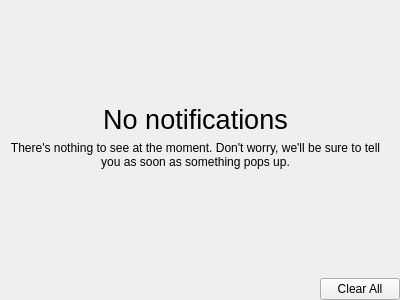
<?xml version="1.0" encoding="UTF-8"?>
<ui version="4.0">
 <class>NotificationsWidget</class>
 <widget class="QWidget" name="NotificationsWidget">
  <property name="geometry">
   <rect>
    <x>0</x>
    <y>0</y>
    <width>400</width>
    <height>300</height>
   </rect>
  </property>
  <property name="windowTitle">
   <string notr="true">Form</string>
  </property>
  <layout class="QVBoxLayout" name="verticalLayout">
   <property name="leftMargin">
    <number>0</number>
   </property>
   <property name="topMargin">
    <number>0</number>
   </property>
   <property name="rightMargin">
    <number>0</number>
   </property>
   <property name="bottomMargin">
    <number>0</number>
   </property>
   <item>
    <widget class="QScrollArea" name="scrollArea">
     <property name="frameShape">
      <enum>QFrame::NoFrame</enum>
     </property>
     <property name="horizontalScrollBarPolicy">
      <enum>Qt::ScrollBarAlwaysOff</enum>
     </property>
     <property name="widgetResizable">
      <bool>true</bool>
     </property>
     <widget class="QWidget" name="notificationGroups">
      <property name="geometry">
       <rect>
        <x>0</x>
        <y>0</y>
        <width>400</width>
        <height>267</height>
       </rect>
      </property>
      <layout class="QVBoxLayout" name="verticalLayout_2">
       <property name="leftMargin">
        <number>0</number>
       </property>
       <property name="topMargin">
        <number>0</number>
       </property>
       <property name="rightMargin">
        <number>9</number>
       </property>
       <property name="bottomMargin">
        <number>0</number>
       </property>
       <item>
        <spacer name="verticalSpacer_2">
         <property name="orientation">
          <enum>Qt::Vertical</enum>
         </property>
         <property name="sizeHint" stdset="0">
          <size>
           <width>20</width>
           <height>0</height>
          </size>
         </property>
        </spacer>
       </item>
       <item>
        <widget class="QFrame" name="noNotificationsFrame">
         <property name="frameShape">
          <enum>QFrame::NoFrame</enum>
         </property>
         <property name="frameShadow">
          <enum>QFrame::Raised</enum>
         </property>
         <layout class="QVBoxLayout" name="verticalLayout_3">
          <item>
           <widget class="QLabel" name="label">
            <property name="font">
             <font>
              <pointsize>20</pointsize>
             </font>
            </property>
            <property name="text">
             <string>No notifications</string>
            </property>
            <property name="alignment">
             <set>Qt::AlignCenter</set>
            </property>
           </widget>
          </item>
          <item>
           <widget class="QLabel" name="label_2">
            <property name="text">
             <string>There's nothing to see at the moment. Don't worry, we'll be sure to tell you as soon as something pops up.</string>
            </property>
            <property name="alignment">
             <set>Qt::AlignCenter</set>
            </property>
            <property name="wordWrap">
             <bool>true</bool>
            </property>
           </widget>
          </item>
         </layout>
        </widget>
       </item>
       <item>
        <spacer name="verticalSpacer">
         <property name="orientation">
          <enum>Qt::Vertical</enum>
         </property>
         <property name="sizeHint" stdset="0">
          <size>
           <width>20</width>
           <height>0</height>
          </size>
         </property>
        </spacer>
       </item>
      </layout>
     </widget>
    </widget>
   </item>
   <item>
    <layout class="QHBoxLayout" name="horizontalLayout">
     <item>
      <spacer name="horizontalSpacer">
       <property name="orientation">
        <enum>Qt::Horizontal</enum>
       </property>
       <property name="sizeHint" stdset="0">
        <size>
         <width>40</width>
         <height>20</height>
        </size>
       </property>
      </spacer>
     </item>
     <item>
      <widget class="QPushButton" name="clearAllButton">
       <property name="text">
        <string>Clear All</string>
       </property>
       <property name="icon">
        <iconset theme="window-close">
         <normaloff>.</normaloff>.</iconset>
       </property>
      </widget>
     </item>
    </layout>
   </item>
  </layout>
 </widget>
 <resources/>
 <connections/>
</ui>
